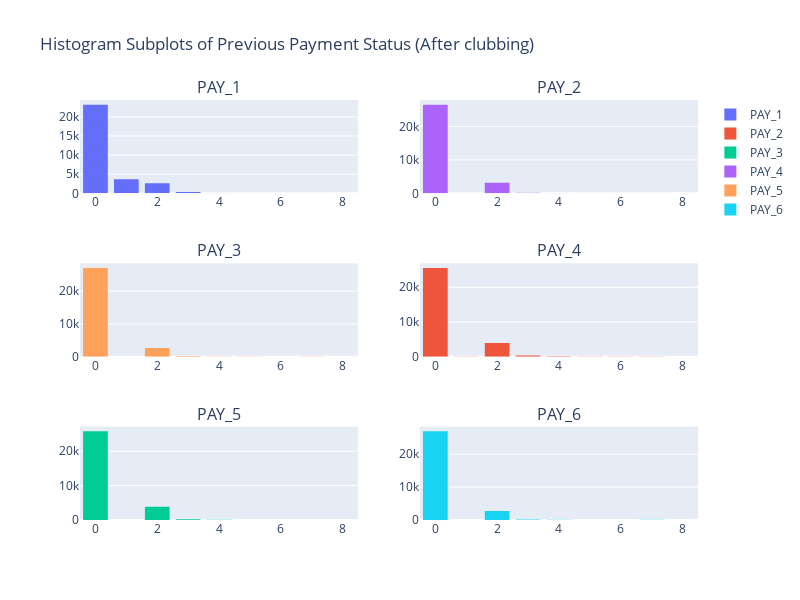

Source (notebook cell):
### Code cell
from plotly.subplots import make_subplots
import plotly.graph_objects as go

pay_s = df[['PAY_1','PAY_2','PAY_3','PAY_4','PAY_5','PAY_6']]

fig = make_subplots(rows= 3, cols=2,subplot_titles=pay_s.columns.to_list())

fig.add_trace(go.Histogram(x= df["PAY_1"],name='PAY_1'),row = 1, col = 1)
fig.add_trace(go.Histogram(x= df["PAY_2"],name='PAY_2'),row = 2, col = 2)
fig.add_trace(go.Histogram(x= df["PAY_3"],name='PAY_3'),row = 3, col = 1)
fig.add_trace(go.Histogram(x= df["PAY_4"],name='PAY_4'),row = 1, col = 2)
fig.add_trace(go.Histogram(x= df["PAY_5"],name='PAY_5'),row = 2, col = 1)
fig.add_trace(go.Histogram(x= df["PAY_6"],name='PAY_6'),row = 3, col = 2)


fig.update_layout(bargap=0.2,height=600, width=800, title_text="Histogram Subplots of Previous Payment Status (After clubbing)")
fig.show()

### Figure 1 — Plotly figure (JSON) as saved in the notebook; plotly's stock layout.template omitted (floating-point values rounded to 4 significant figures; data arrays with more than 128 entries replaced by an {"elided": "..."} marker saying what was removed)
{"data": [{"name": "PAY_1", "type": "histogram", "x": {"elided": "30000 int values"}, "xaxis": "x", "yaxis": "y"}, {"name": "PAY_2", "type": "histogram", "x": {"elided": "30000 int values"}, "xaxis": "x4", "yaxis": "y4"}, {"name": "PAY_3", "type": "histogram", "x": {"elided": "30000 int values"}, "xaxis": "x5", "yaxis": "y5"}, {"name": "PAY_4", "type": "histogram", "x": {"elided": "30000 int values"}, "xaxis": "x2", "yaxis": "y2"}, {"name": "PAY_5", "type": "histogram", "x": {"elided": "30000 int values"}, "xaxis": "x3", "yaxis": "y3"}, {"name": "PAY_6", "type": "histogram", "x": {"elided": "30000 int values"}, "xaxis": "x6", "yaxis": "y6"}], "layout": {"annotations": [{"font": {"size": 16}, "showarrow": false, "text": "PAY_1", "x": 0.225, "xanchor": "center", "xref": "paper", "y": 1, "yanchor": "bottom", "yref": "paper"}, {"font": {"size": 16}, "showarrow": false, "text": "PAY_2", "x": 0.775, "xanchor": "center", "xref": "paper", "y": 1, "yanchor": "bottom", "yref": "paper"}, {"font": {"size": 16}, "showarrow": false, "text": "PAY_3", "x": 0.225, "xanchor": "center", "xref": "paper", "y": 0.6111, "yanchor": "bottom", "yref": "paper"}, {"font": {"size": 16}, "showarrow": false, "text": "PAY_4", "x": 0.775, "xanchor": "center", "xref": "paper", "y": 0.6111, "yanchor": "bottom", "yref": "paper"}, {"font": {"size": 16}, "showarrow": false, "text": "PAY_5", "x": 0.225, "xanchor": "center", "xref": "paper", "y": 0.2222, "yanchor": "bottom", "yref": "paper"}, {"font": {"size": 16}, "showarrow": false, "text": "PAY_6", "x": 0.775, "xanchor": "center", "xref": "paper", "y": 0.2222, "yanchor": "bottom", "yref": "paper"}], "bargap": 0.2, "height": 600, "title": {"text": "Histogram Subplots of Previous Payment Status (After clubbing)"}, "width": 800, "xaxis": {"anchor": "y", "domain": [0, 0.45]}, "xaxis2": {"anchor": "y2", "domain": [0.55, 1]}, "xaxis3": {"anchor": "y3", "domain": [0, 0.45]}, "xaxis4": {"anchor": "y4", "domain": [0.55, 1]}, "xaxis5": {"anchor": "y5", "domain": [0, 0.45]}, "xaxis6": {"anchor": "y6", "domain": [0.55, 1]}, "yaxis": {"anchor": "x", "domain": [0.7778, 1]}, "yaxis2": {"anchor": "x2", "domain": [0.7778, 1]}, "yaxis3": {"anchor": "x3", "domain": [0.3889, 0.6111]}, "yaxis4": {"anchor": "x4", "domain": [0.3889, 0.6111]}, "yaxis5": {"anchor": "x5", "domain": [0, 0.2222]}, "yaxis6": {"anchor": "x6", "domain": [0, 0.2222]}}}
